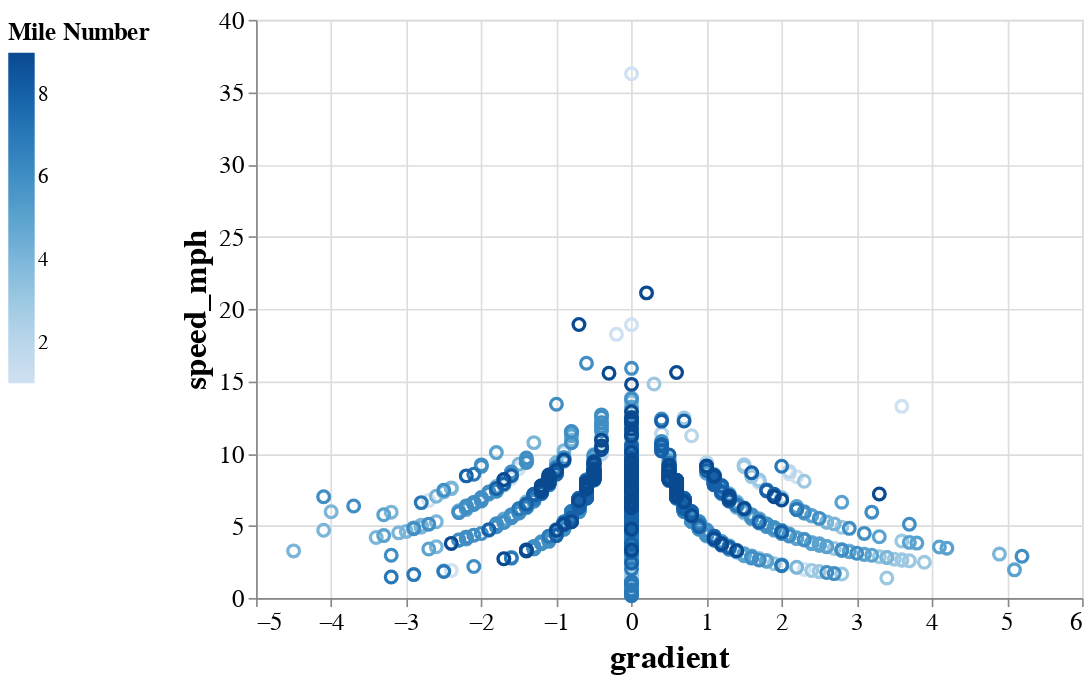

Notebook cell for this chart:
### Code cell
import altair as alt

selection = alt.selection_multi(fields=['mile_number'])


scatter = alt.Chart(speed_grade).mark_point(size=50).encode(
    alt.X("gradient"),
    alt.Y("speed_mph"),
    alt.Color("mile_number",
                legend = alt.Legend(
                    title = "Mile Number",
                    orient = 'left',
                    titleFontSize=15,
                    labelFontSize=13)
                ),
    opacity = alt.condition(selection, alt.value(1),alt.value(0))
).properties(
    height=350, width=500
).configure_axis(
    titleFontSize=20,
    labelFontSize=15
).add_selection(
    selection
)

scatter

### Figure 1 — Vega-Lite specification as saved in the notebook (floating-point values rounded to 4 significant figures; data arrays with more than 128 entries replaced by an {"elided": "..."} marker saying what was removed)
{"config": {"view": {"continuousWidth": 400, "continuousHeight": 300}, "axis": {"labelFontSize": 15, "titleFontSize": 20}}, "data": {"name": "data-a38e372a3eb16da9f9ee3bc0f1cb3a34"}, "mark": {"type": "point", "size": 50}, "encoding": {"color": {"field": "mile_number", "legend": {"labelFontSize": 13, "orient": "left", "title": "Mile Number", "titleFontSize": 15}, "type": "quantitative"}, "opacity": {"condition": {"value": 1, "selection": "selector003"}, "value": 0}, "x": {"field": "gradient", "type": "quantitative"}, "y": {"field": "speed_mph", "type": "quantitative"}}, "height": 350, "selection": {"selector003": {"type": "multi", "fields": ["mile_number"]}}, "width": 500, "$schema": "https://vega.github.io/schema/vega-lite/v4.17.0.json", "datasets": {"data-a38e372a3eb16da9f9ee3bc0f1cb3a34": {"elided": "4304 records"}}}
